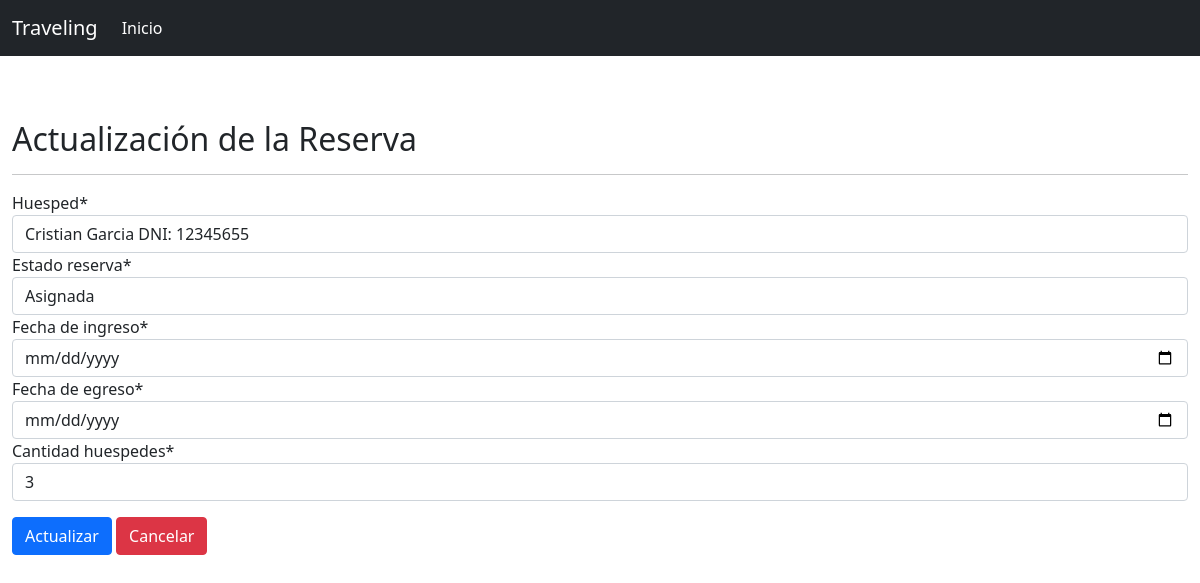
Page /reservas/update/1/ on the committed database.
### finalCristianGarcia/models/reserva.py (models this page shows, shortened)
class Reserva(models.Model):
    huesped = models.ForeignKey(Huesped, on_delete = models.CASCADE)
    PENDIENTE = False
    ASIGNADA = True
    estado = (
        (PENDIENTE, 'Pendiente de asignacion'),
        (ASIGNADA, 'Asignada'),
    )
    estado_reserva = models.BooleanField(
        max_length= 9,
        choices= estado,
        default= PENDIENTE,
    )
    numero_reserva = models.AutoField(primary_key= True)
    fecha_de_ingreso = models.DateField(auto_now_add= False)
    fecha_de_egreso = models.DateField(auto_now_add= False)
    cantidad_huespedes = models.IntegerField()

### finalCristianGarcia/views/reserva.py (the view)
# urls.py: path('reservas/update/<int:pk>/', ReservaUpdateView.as_view(), name = 'reserva_update'),
class ReservaUpdateView(UpdateView):
    model = Reserva
    form_class = ReservaForm
    template_name = 'finalCristianGarcia/reserva_update.html'
    success_url = reverse_lazy('reserva_list')
    '''
    def post(self, request, *args, **kwargs):

        form = ReservaForm(request.POST)

        if form.is_valid():

            mail_huesped = form.cleaned_data['huesped'].mail

            estadoreserva = form.cleaned_data['estado_reserva']

            fecha_ingreso = str(form.cleaned_data['fecha_de_ingreso'])

            fecha_egreso = str(form.cleaned_data['fecha_de_egreso'])

            cant_huespedes = str(form.cleaned_data['cantidad_huespedes'])

            subject = "Estado de la reserva"

            content = 'Su reserva queda confirmada. Ingreso: ' + fecha_ingreso + ' salida: ' + fecha_egreso + ' para ' + cant_huespedes + ' personas.'

            content2 = "Lamentablemente no tenemos disponibilidad dentro del periodo de tiempo seleccionado."


            if request.method == 'POST' and estadoreserva and mail_huesped:
                send_mail(subject, content, settings.EMAIL_HOST_USER, [mail_huesped], fail_silently=False)
            else:
                send_mail(subject, content2, settings.EMAIL_HOST_USER, [mail_huesped], fail_silently=False)
        '''

### finalCristianGarcia/forms/reservas_form.py
class ReservaForm(forms.ModelForm):
    class Meta:
        model = Reserva
        fields = "__all__"
        widgets= { 'fecha_de_ingreso': DateForm() , 'fecha_de_egreso': DateForm(), }
    def __init__(self, *args, **kwargs):
        super(ReservaForm, self).__init__(*args, **kwargs)
        reserva = self.instance

### finalCristianGarcia/models/huesped.py (called while the page is built)
    def __str__(self):
        return self.nombre + " " + self.apellido + " " + self.tipo_documento + ": " + str(self.numero_documento)

### finalCristianGarcia/templates/finalCristianGarcia/reserva_update.html (shortened to what this page needs)
{% extends 'base.html' %}
{% load crispy_forms_tags %}
{% block content %}
    <br>
    <br>
    <br>
    <h2>Actualización de la Reserva
    </h2>
    <hr>
    <form method="post" id="reserva_update_form">
        {{ form|crispy }}
        <input type="submit" value="Actualizar" class="btn btn-primary mt-3">
        <a class="btn btn-danger  mt-3 float-right" href="{% url 'reserva_list' %}">Cancelar</a>
    </form>
{% endblock %}

### rows in the picture
Reserva: huesped "Cristian Garcia DNI: 12345655", estado_reserva "Asignada", cantidad_huespedes "3"
